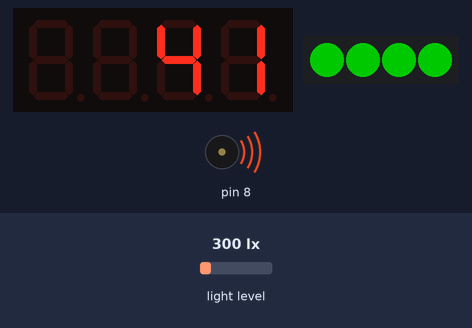
Simulated run of this sketch. Board: Arduino Uno, built with avr-gcc and run on an emulated ATmega328P. Shown: 4-digit seven-segment display, 4 RGB LEDs in strip order, left to right, buzzer (waves = sounding). The test bench sets the inputs (shaded band); at power-on: light level 300 lx. Dim RGB values are drawn brighter than linear.

Above: at 1.2 s.
1.3 s: light level set to 55 lx
3.6 s: light level set to 47 lx
At 4.3 s:
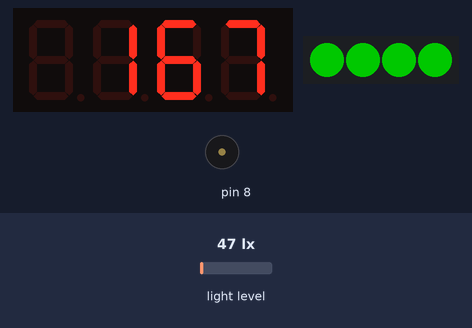
5.1 s: light level set to 500 lx
At 15.48 s:
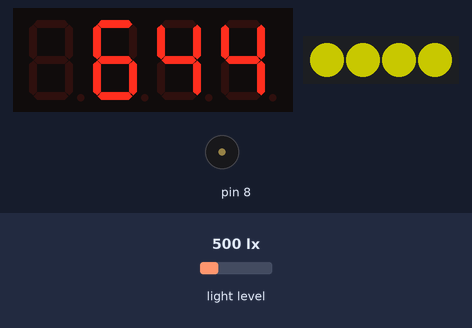
Timing chart, 0 to 17.1 s (numbered marks = the images above; inputs shaded):
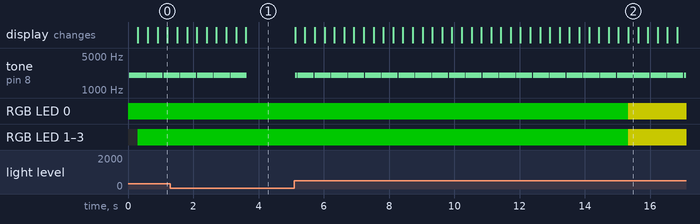

The sketch:

BeanBagRev1.ino
```cpp
#include "MeOrion.h"

Me7SegmentDisplay disp(PORT_6);
MeRGBLed led(PORT_3);// can't combine with switch!
MeLimitSwitch switch1(PORT_4,SLOT1);
MeLightSensor lightSensor(PORT_8);

unsigned long previousMillis = 0;
unsigned long previousBeepMillis = 0;
unsigned long currentMillis;
unsigned long currentBeepMillis;
int interval = 1000;
int beepInterval = 500;
int i;
int score;
int lightValue;
uint8_t r;
uint8_t g;
uint8_t b;

void setup()
{
  i = 30;
  score = 0;
  disp.display(score);
  for(int16_t x = 0; x < 15; x++)
  {
    led.setColorAt(x, 0, 100, 0);
    led.show();
    delay(1);
  }
}

void loop()
{
  if (switch1.touched())
  {
    previousMillis = millis();
    previousBeepMillis = millis();
    while (i >= 0)
    {
      currentMillis = millis();
      currentBeepMillis = millis();
      disp.display(score);
      indicators(i/2);
      lightValue = lightSensor.read();
      if (lightValue > 50)
      {
        score++;
        buzzerOn();
      }
      if (currentBeepMillis - previousBeepMillis >= beepInterval)
      {
        buzzerOff();
        previousBeepMillis = currentBeepMillis;
      }
      if (currentMillis - previousMillis >= interval)
      {
        previousMillis = currentMillis;
        i--;
      }
    }
    buzzerOn();
    for(int16_t x = 0; x < 10; x++)
    {
      for(int16_t x = 0; x < 15; x++)
      {
        led.setColorAt(x, 100, 0, 0);
        led.show();
        delay(1);
      }
      delay(150);
      for(int16_t x = 0; x < 15; x++)
      {
        led.setColorAt(x, 0, 0, 0);
        led.show();
        delay(1);
      }
      delay(150);
    }
    buzzerOff();
    reset();
  }
}

void reset()
{
  i = 30;
  score = 0;
  previousMillis = 0;
  disp.display(score);
  for(int16_t x = 0; x < 15; x++)
  {
    led.setColorAt(x, 0, 100, 0);
    led.show();
    delay(1);
  }
  return;
}

void indicators(uint8_t count)
{
  if (count >= 8)
  {
    r = 0;
    g = 100;
    b = 0;
  }
  else if (count >= 3)
  {
    r = 100;
    g = 100;
    b = 0;
  }
  else
  {
    r = 100;
    g = 0;
    b = 0;
  }
  for(int16_t x = 0; x <= count; x++)
  {
    led.setColorAt(x, r, g, b);
    led.show();
    delay(1);
  }
  for(int16_t x = count + 1; x <= 15; x++)
  {
    led.setColorAt(x, 0, 0, 0);
    led.show();
    delay(1);
  }
}
```

Measured:
- the behaviour switches between 51 and 50 lx on light level (found by bisection; images 0 and 1)
- after the input at 3.6 s, tone on pin 8: goes on until 3.6 s, then stays silent
- after the input at 5.1 s, tone on pin 8: silent → 2000 Hz at once, then repeats every 0.51 s: silent 0.02 s, 2000 Hz 0.49 s
- by itself, tone on pin 8: alternates 2000 Hz for 0.49 s and silent for 0.02 s
